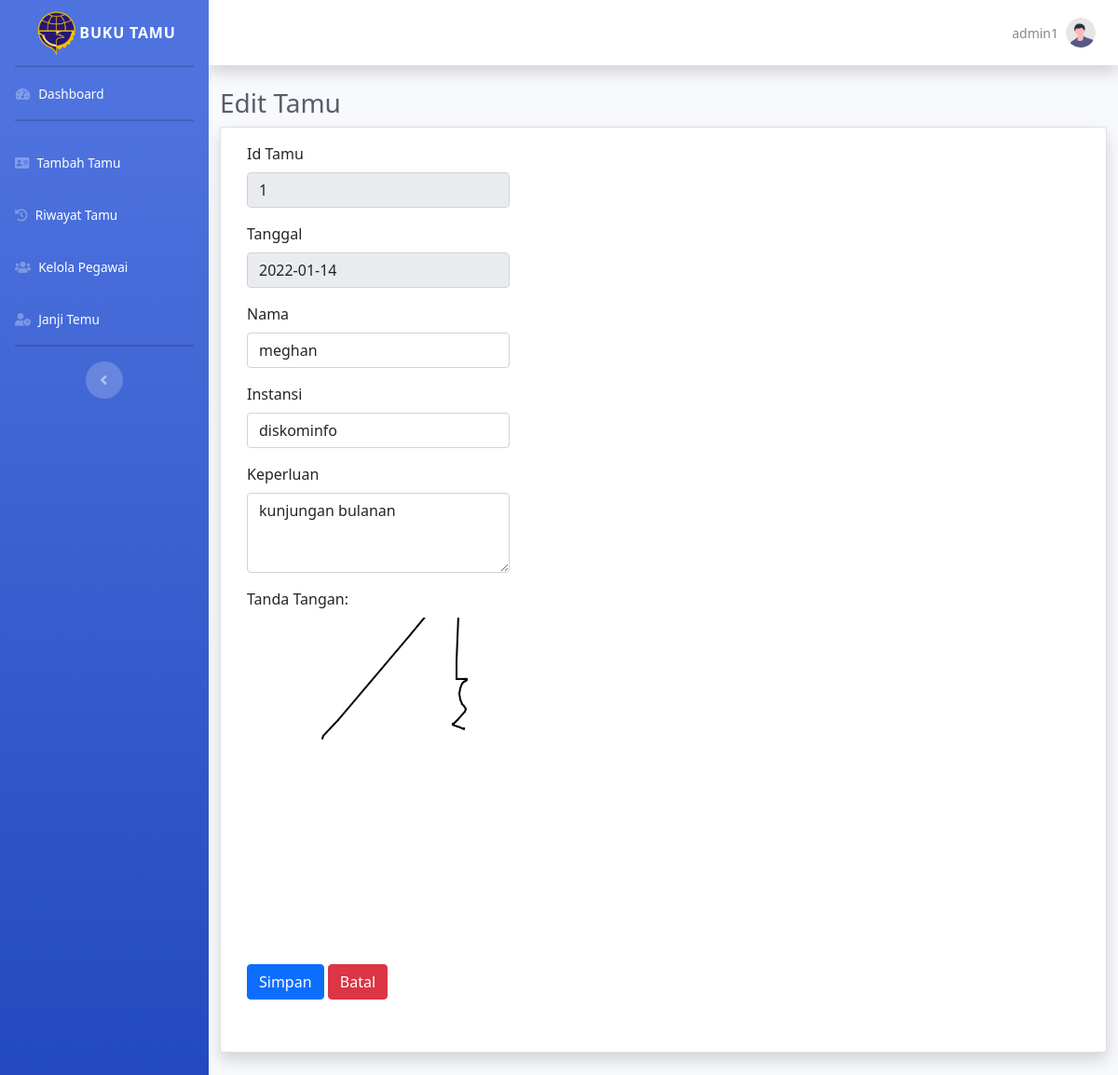
Page /index.php?p=edit-tamu&id_tamu=1 (signed in) on the committed database.
### tables this page shows
CREATE TABLE `tamu` (
  `id_tamu` int(11) NOT NULL,
  `tanggal` varchar(11) NOT NULL,
  `nama_tamu` varchar(45) NOT NULL,
  `instansi` varchar(45) NOT NULL,
  `keperluan` varchar(200) NOT NULL,
  `tandatangan` varchar(100) NOT NULL
);

### pages/edit-tamu.php (the view, shortened to what this page needs)
<?php
$id_tamu = $_GET['id_tamu'];
$q_tampil_tamu = mysqli_query($db, "SELECT * FROM tamu WHERE id_tamu = '$id_tamu'");
$r_tampil_tamu = mysqli_fetch_array($q_tampil_tamu);
?>
<head>
    <link type="text/css" href="http://ajax.googleapis.com/ajax/libs/jqueryui/1.12.1/themes/south-street/jquery-ui.css" rel="stylesheet">
    <link rel="stylesheet" type="text/css" href="asset/css/jquery.signature.css">
</head>
<body id="page-top">
    <div class="container-fluid">
        <h1 class="h3 mb-2 text-gray-800">Edit Tamu</h1>
        <div class="card shadow mb-4">
            <div class="card-body">
                <div class="table-responsive">
                    <table class="table table-bordered" id="dataTable" width="100%" cellspacing="0">
                        <form class="row g-3" action="proses/edit-tamu-proses.php" method="POST">
                            <div class="col-md-4 mb-3">
                                <label for="inputEmail4" class="form-label">Id Tamu</label>
                                <input type="text" name="id_tamu" class="form-control" value="<?php echo $r_tampil_tamu['id_tamu']; ?>" readonly>
                            </div>
                            <div class="col-md-4 mb-3">
                                <label for="inputEmail4" class="form-label">Tanggal</label>
                                <input type="text" name="tanggal" class="form-control" value="<?php echo $r_tampil_tamu['tanggal']; ?>" readonly>
                            </div>
                            <div class="col-md-4 mb-3">
                                <label for="inputEmail4" class="form-label">Nama</label>
                                <input type="text" name="nama_tamu" class="form-control" value="<?php echo $r_tampil_tamu['nama_tamu']; ?>">
                            </div>
                            <div class="col-md-4 mb-3">
                                <label for="inputEmail4" class="form-label">Instansi</label>
                                <input type="text" name="instansi" class="form-control" value="<?php echo $r_tampil_tamu['instansi']; ?>">
                            </div>
                            <div class="col-md-4 mb-3">
                                <label for="exampleFormControlTextarea1" class="form-label">Keperluan</label>
                                <textarea class="form-control" name="keperluan" rows="3"><?php echo $r_tampil_tamu['keperluan']; ?></textarea>
                            </div>
                            <div class="col-md-12 mb-4">
                                <label class="" for="">Tanda Tangan:</label>
                                <br />
                                <img src="<?php echo $r_tampil_tamu['tandatangan']; ?>" style="padding-bottom: 150px;">
                                <br />
                                <br>
                                <button type="submit" name="Submit" class="btn btn-primary">Simpan</button>
                                <button type="submit" name="Submit" class="btn btn-danger" onclick="goBack()">Batal</button>
                            </div>
                        </form>
                    </table>
                </div>
            </div>
        </div>
    </div>
</body>
</html>

### rows in the picture
tamu: id_tamu "1", tanggal "2022-01-14", nama_tamu "meghan", instansi "diskominfo", keperluan "kunjungan bulanan", tandatangan (picture)

### other values in the picture
$_SESSION['sesi'] "admin1"
